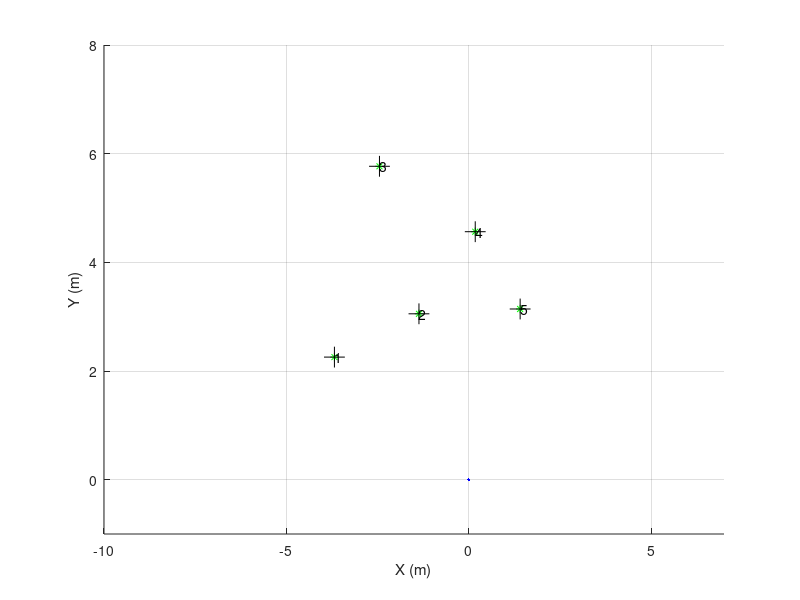

Write the MATLAB code that produced this figure. (Note: this script raises an error after producing the figure.)
% Author: Po-Heng Chen , Z5014392
% 11/04/2018   Wednesday    Week6
% Program: Solution for AAS, S1.2018, Project02.PartD
% ======================== Main function ==================================
function MyProgram()
    clear ; clc() ; close all;
    load('Speed_dataC.mat') ; load('IMU_dataC.mat') ; load('Laser__2C.mat') ;
    
    % Storing value.......................................................
    
    N_imu = Vel.N;
    speed = Vel.speeds;
    times_imu = double(Vel.times)/10000;
    times_imu = times_imu - times_imu(1);
    
    N_laser = dataL.N;
    times_laser = double(dataL.times)/10000;
    times_laser = times_laser - times_laser(1);
    
    % Initilize plotting...................................................
    figure(8) ; clf() ; hold on ; grid on ; zoom on ;
    xlabel('X (m)') ; ylabel('Y (m)') ; axis([-10 7 -1 8]) ;
    MyGUIHandle.handle1 = quiver3(0,0,0,0,'Color','magenta','LineWidth',2); % robot position
    MyGUIHandle.handle2 = plot(0,0,'g*'); % obstacle
    MyGUIHandle.handle3 = plot(0,0,'k+','MarkerSize',15); % landmark
    MyGUIHandle.handle6 = title('');      % empty title (update synchronizly with pole update)
    MyGUIHandle.handle7 = text(0,0,'');
    MyGUIHandle.handle8 = text(0,0,'');
    MyGUIHandle.handle9 = text(0,0,'');
    MyGUIHandle.handle10 = text(0,0,'');
    MyGUIHandle.handle11 = text(0,0,'');
%     MyGUIHandle.handle88 = quiver3(0,0,0,0,'Color','blue','LineWidth',2); % robot position
    MyGUIHandle.handle89 = plot(0,0,'b.'); % robot position % need to add "b." to indicate dot property
    
    % Manage yaw_rate bias.................................................
    ii = times_imu < 20 ;
    bias = mean(IMU.DATAf(6,ii)) ;
    yaw_rate = IMU.DATAf(6,:) - bias ;
% ================================= KF ====================================    
    % Declare standard deviation of the error .............................
stdDevGyro = 1.5*pi/180 ;        
stdDevSpeed = 0.05 ; 
sdev_rangeMeasurement = 0.15 ; 
sdev_BearingMeasurment = 1*pi/180;
    
Xe_History= zeros(3,N_imu-1) ; 
Xe = [ 0; 0; pi/2 ] ;
Xe_History(:,1) = Xe ;

d = 0.46;
P = zeros(3,3) ;
% ?????????????????????????????????????????????????????????????????????
Q_Process_Model = diag( [ (0.01)^2 ,(0.01)^2 , (1*pi/180)^2]) ; % Q_model 
Q_Input = diag([ stdDevSpeed*stdDevSpeed , stdDevGyro*stdDevGyro]);
% ========================================================================

    Xdr = zeros(3,N_imu-1);
    Xdr(:,1) = [0 0 pi/2]; 

    j = 1;             % Index of Laser Scan
    for i = 1:N_imu-1  % Index of Vehicel Pose
        Dt = times_imu(i+1)-times_imu(i);
        Xdr(:,i+1) = PredictVehiclePose(Xdr(:,i), yaw_rate(i), speed(i) ,Dt);
        if j == 1, landmark = ProcessFirstScan( dataL.Scans(:,j), MyGUIHandle, j, Xdr(:,i) ); end
        [OOIs] = ProcessScan( dataL.Scans(:,j), MyGUIHandle, j, Xdr(:,i), landmark );
        if times_imu(i) > times_laser(j)
%             if j == 1, landmark = ProcessFirstScan( dataL.Scans(:,j), MyGUIHandle, j, Xdr(:,i) ); end
            [OOIs] = ProcessScan( dataL.Scans(:,j), MyGUIHandle, j, Xdr(:,i), landmark );
             
%             PlotPose( Xdr, Xe_History,MyGUIHandle, i, N_imu ); % plot it synchornizly with scan will loop faster
            if j < N_laser, j = j + 1 ; end 
            pause(0.01) ;
        end
         % ================= KF ==================
            
            % Jacobian matrix of model
            J = [ [ 1,  0,  -Dt*speed(i)*sin(Xe(3))  ] ; 
                  [ 0,  1,   Dt*speed(i)*cos(Xe(3))  ] ;    
                  [ 0,  0,      1                    ] ] ; 

            % Jacobian matrix of input
           Jn = [ [ Dt*cos(Xe(3)), 0 ] ; 
                  [ Dt*sin(Xe(3)), 0 ] ;    
                  [ 0            , Dt ] ] ;        
            
            % 
            Q = Dt^2*Q_Process_Model + Jn*Q_Input*Jn';
            
            % new covariance, P(K+1|K) = J*P(K|K)*J'+Q ;
            P = J*P*J'+ Q ;
            
            % ===== Prediction =====
            Xe = PredictVehiclePose(Xe,yaw_rate(i),speed(i),Dt) ;
            Xe = Xe';
            
            % ????????????????????????????
            [MasuredRanges, MasuredBearings] = MeasurementsFromLocalFrame(OOIs);
%             disp(i);
            if OOIs.N > 0
                for u = 1:length(OOIs.ID)
                    
                    ID = OOIs.ID(u);
                    
                    % some auxiliary variables.
                    eDX = landmark.Centers(1,ID) - Xe(1) - d*cos(Xe(3));      % (xu-x)
                    eDY = landmark.Centers(2,ID) - Xe(2) - d*sin(Xe(3));      % (yu-y)
                    eDD = sqrt( eDX*eDX + eDY*eDY ) ; %   so : sqrt( (xu-x)^2+(yu-y)^2 ) 
                    ExpectedRange = eDD ;
                    ExpectedBearing = (atan2(eDY,eDX)) - Xe(3) + pi/2 ;
                    
                    H = [  -eDX/eDD , -eDY/eDD      , 0 ;
                         eDY/(eDD^2), -eDX/(eDD^2)  ,-1 ] ;
                    
                    z = [ MasuredRanges(u) - ExpectedRange ; 
                        MasuredBearings(u) - ExpectedBearing ];
                    z(2) = wrapToPi(z(2));
                        
                    R = [ sdev_rangeMeasurement*sdev_rangeMeasurement,       0;
                              0,    sdev_BearingMeasurment*sdev_BearingMeasurment];
                    
                    % === Intermediate step ===
                    S = R + H*P*H';
                    iS = inv(S);
                    K = P*H'*iS ;
                    % ===== Observation =====
                    % update the  expected value
                    Xe = Xe + K*z ;   
                    % update the  Covariance % i.e. "P = P-P*H'*iS*H*P"  )
                    P = P - K*H*P ;       
                end
            end
            Xe_History(:,i) = Xe ;
            % =======================================
            PlotPose( Xdr, Xe_History,MyGUIHandle, i, N_imu ); % plot it synchornizly with scan will loop faster
    end
%     figure(67) ; 
%     plot(Xdr(1,:),Xdr(2,:),'m'); hold on;
%     plot(Xe_History(1,:),Xe_History(2,:),'b')
return
end

% =========================================================================
function [ranges,bearings] = MeasurementsFromLocalFrame(OOIs)
    ID = OOIs.ID;
    X = [0 0 pi/2];
    if OOIs.N > 0
        dx = OOIs.Centers(1,:) - X(1);
        dy = OOIs.Centers(2,:) - X(2);
        ranges = sqrt((dx.*dx + dy.*dy));
        bearings = atan2(dy,dx) - X(3) + pi/2 ;
%         IDs = [1 : GOOIs.N];
    else
        IDs=[];ranges=[];bearings=[];
    end;
    % I simulate I measure/detect all the landmarks, however there can be
    % cases where I see just the nearby ones.
return ;
end

% ======================== Process Laser ==================================
function landmark = ProcessFirstScan(scan,mh,j,Pose)
mask1FFF = uint16(2^13-1);
maskE000 = bitshift(uint16(7),13); % shift 0111 to left 13 bits

intensities = bitand(scan,maskE000);
ranges    = single(bitand(scan,mask1FFF))*0.01; 

% Transfer Polar form to Cartesian form
angles = [0:360]'*0.5* pi/180 ;       
X = -cos(angles).*ranges;
Y = sin(angles).*ranges;

landmark = ExtractOOIs(ranges,intensities, X, Y);
L = 0.46;

    if landmark.N < 1,  return ; end;
    landmark_HR = find(landmark.Color~=0);
%     xx = landmark.Centers(1,landmark_HR);
    landmark.Centers(2,landmark_HR) = landmark.Centers(2,landmark_HR) + L;

    set(mh.handle3,'xdata',landmark.Centers(1,landmark_HR) ,'ydata',landmark.Centers(2,landmark_HR) );
return;
end

function [OOIs] = ProcessScan(scan,mh,j,Pose,landmark)
mask1FFF = uint16(2^13-1);
maskE000 = bitshift(uint16(7),13)  ; % shift 0111 to left 13 bits

intensities = bitand(scan,maskE000);
ranges    = single(bitand(scan,mask1FFF))*0.01; 

% Transfer Polar form to Cartesian form
angles = [0:360]'*0.5* pi/180 ;       
X = -cos(angles).*ranges;
Y = sin(angles).*ranges;  

OOIs = ExtractOOIs(ranges,intensities, X, Y) ;
 if OOIs.N > 0
    OOIs = PlotOOIs(mh,OOIs,intensities,j,Pose); % Obtain Global coordinate
    OOIs = PrintID(mh,OOIs,landmark); % Data association to obtain right index of OOIs
 else
    OOIs = OOIs;
    OOIs.ID = [];
 end
return;
end

function r = ExtractOOIs(ranges,intensities,X,Y)
    r.N = 0;
    r.Centers = [];
    r.Sizes   = []; % diameter
    r.Color = [];
    count = 0;

    for i = 1:length(ranges)-1
        if abs(ranges(i)-ranges(i+1)) > 0.05 
            x = mean(X((i-count):i));
            y = mean(Y((i-count):i));
            diameter = sqrt((X(i-count)-X(i))^2+(Y(i-count)-Y(i))^2);
            
            color = 0;
            if sum(intensities((i-count):i))~=0, color = 1; end
            
            if  diameter <= 0.2 && diameter >= 0.05 && color == 1
                if isempty(r.Centers)       %If value is empty
                    r.Centers(1,:) = x;
                    r.Centers(2,:) = y;
                    r.Color = color;
                    r.Sizes = diameter;
                else
                    r.Centers = [r.Centers(1,:),x;r.Centers(2,:),y];
                    r.Color = [r.Color,color];
                    r.Sizes = [r.Sizes,diameter];
                end
                r.N = r.N + 1;
            end
            count = 0;    
        else
            count = count + 1;
        end
    end
 return;
end

% Return OOIs as global frame
function OOIs = PlotOOIs(mh,OOIs,intensities,i,Pose) % this funciton return global coordinate
    if OOIs.N<1,  return ; end;
    OOIs_HR = find(OOIs.Color~=0);
    
    L = 0.46;
    xx = OOIs.Centers(1,OOIs_HR);
    yy = OOIs.Centers(2,OOIs_HR) + L;
    
    % Rotation
    heading = Pose(3);
    rotate = heading - pi/2 ; %disp(rotate);
    x = xx*cos(rotate)-yy*sin(rotate);
    y = xx*sin(rotate)+yy*cos(rotate);
    
    % Translation
    x = x + Pose(1);
    y = y + Pose(2);
    
    % return global coordinate
    OOIs.Centers(3:4,:) = [x;y];
    
    set(mh.handle2,'xdata',x ,'ydata',y );
return;
end

function OOIs = PrintID(mh,OOIs,landmark)
    abc = [];
    tempCenter = [];
    for k = 1:OOIs.N % start with certain ooi(green plot)
        
        min = 0.4;
        index = 0;
        for h = 1:landmark.N % check the distance with each landmark respectively
            
            temp = pdist([landmark.Centers(:,h)'; OOIs.Centers(3:4,k)']);
            if temp < min 
               min = temp;
               index = h;
               if isempty(tempCenter)
                   tempCenter = OOIs.Centers(:,k);
               else
                   tempCenter = [tempCenter,OOIs.Centers(:,k)];
               end
            end
            
        end
        
        if index~=0, abc = real([abc,index]);end 
        
    end
    OOIs.Centers = tempCenter;
    if ~isempty(abc)
       if sum(ismember(abc,1))==1
           set(mh.handle7,'Position',[double(landmark.Centers(1,1)),double(landmark.Centers(2,1))],'String',1); 
       else 
           set(mh.handle7,'Position',[0,0],'String',0);
       end
       if sum(ismember(abc,2))==1
           set(mh.handle8,'Position',[double(landmark.Centers(1,2)),double(landmark.Centers(2,2))],'String',2); 
       else 
           set(mh.handle8,'Position',[0,0],'String',0);
       end
       if sum(ismember(abc,3))==1
           set(mh.handle9,'Position',[double(landmark.Centers(1,3)),double(landmark.Centers(2,3))],'String',3); 
       else 
           set(mh.handle9,'Position',[0,0],'String',0);
       end
       if sum(ismember(abc,4))==1
           set(mh.handle10,'Position',[double(landmark.Centers(1,4)),double(landmark.Centers(2,4))],'String',4); 
       else 
           set(mh.handle10,'Position',[0,0],'String',0);
       end
       if sum(ismember(abc,5))==1
           set(mh.handle11,'Position',[double(landmark.Centers(1,5)),double(landmark.Centers(2,5))],'String',5); 
       else 
           set(mh.handle11,'Position',[0,0],'String',0);
       end
    end
    OOIs.ID = abc;
    OOIs.N = length(abc);
return;
end
% ========================= Process Vehicle ===============================
function X = PredictVehiclePose(X0,yaw_rate,speed,dt)
    dL = dt*speed ;
    X(3) = X0(3) + dt * (-yaw_rate); % yawA = -yawB
    X(1:2) = X0(1:2) + dL*[ cos(X0(3));sin(X0(3))] ;
return ;
end

function PlotPose(Xdr, Xe_History, mh, i, N_imu)
    L = 0.46;
    set(mh.handle1,'xdata',Xdr(1,i),'ydata',Xdr(2,i),'udata',L * cos(Xdr(3,i)),'vdata',L * sin(Xdr(3,i)));
    s = sprintf('(Dynamic plotting...)\nShowing scan #[%d]/[%d]\r',i,N_imu);
    set(mh.handle6,'string',s);
%     set(mh.handle88,'xdata',Xe_History(1,i),'ydata',Xe_History(2,i),'udata',L * cos(Xe_History(3,i)),'vdata',L * sin(Xe_History(3,i)));
    set(mh.handle89,'xdata',Xe_History(1,:),'ydata',Xe_History(2,:));    
end
% =========================================================================
% =========================================================================
% =========================================================================

% =================== Vehicle plot (different way) ========================
%     MyGUIHandle.handle1 = line(0,0,'Color','magenta','LineWidth',2); % robot position

%     x = [Pose(1,i) Pose(1,i) + (speed(i)+scale) * cos(Pose(3,i))];
%     y = [Pose(2,i) Pose(2,i) + (speed(i)+scale) * sin(Pose(3,i))];
%     set(mh.handle1,'xdata',x ,'ydata',y);

%   set(mh.handle1,'xdata',Pose(1,i) ,'ydata',Pose(2,i) );
%   set(mh.handle1,'xdata',Pose(1,:) ,'ydata',Pose(2,:) );

% ========================== Local plot ===================================
%     MyGUIHandle.handle4 = plot(0,0,'b.'); % all scan
%     MyGUIHandle.handle5 = plot(0,0,'r*'); % bright OOIs
    